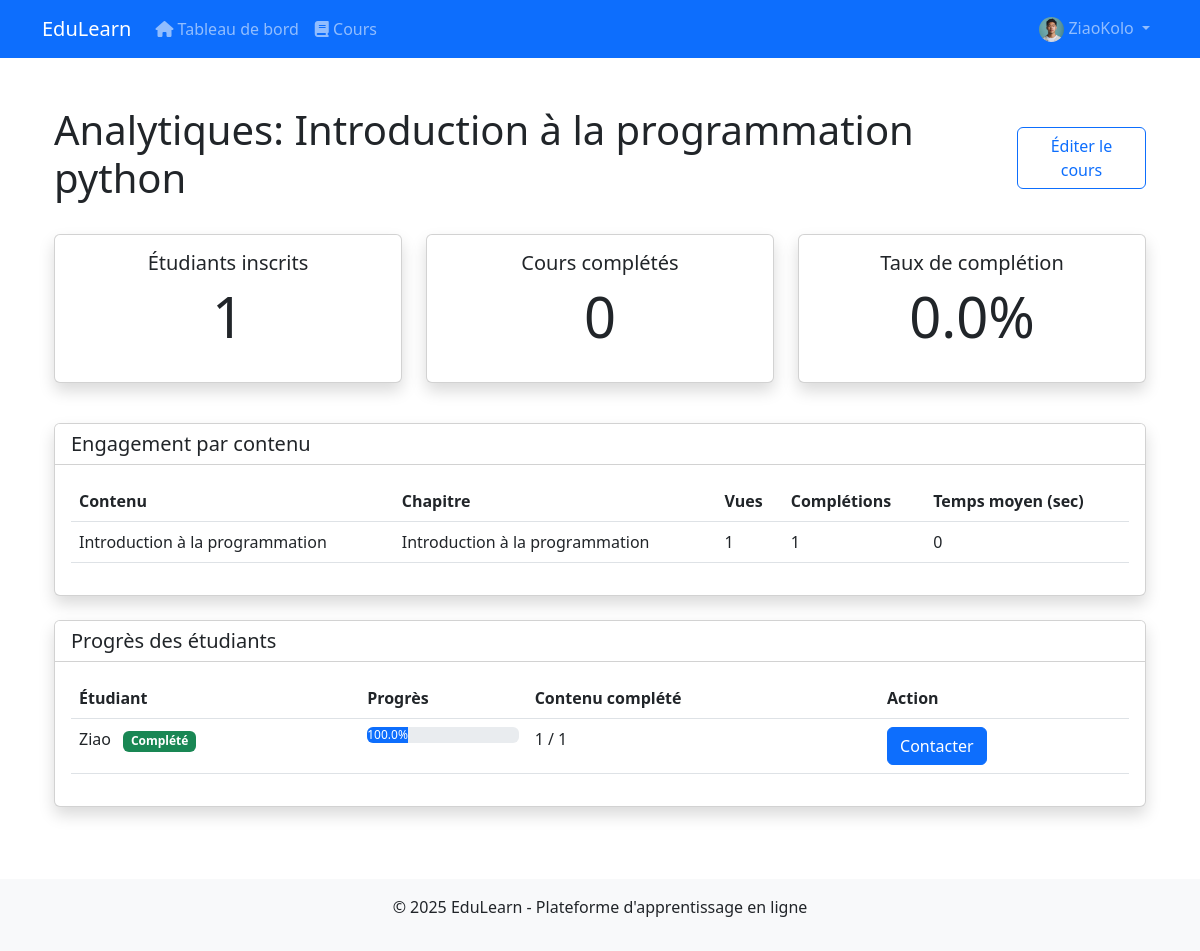
The page /dashboard/analytics/course/1/ (signed in) on the database its author committed.
### users/models.py (models this page shows, shortened)
class User(AbstractUser):
    STUDENT = 'student'
    TEACHER = 'teacher'
    ADMIN = 'admin'
    ROLE_CHOICES = [
        (STUDENT, 'Élève'),
        (TEACHER, 'Enseignant'),
        (ADMIN, 'Administrateur'),
    ]
    role = models.CharField(max_length=10, choices=ROLE_CHOICES, default=STUDENT)
    profile_pic = models.ImageField(upload_to='profile_pics', blank=True, null=True)
    bio = models.TextField(blank=True, null=True)
    def is_teacher(self):
        return self.role == self.TEACHER
    def is_admin_user(self):
        return self.role == self.ADMIN and self.is_active

### courses/models.py (models this page shows, shortened)
class Course(models.Model):
    title = models.CharField(max_length=200)
    subject = models.ForeignKey(Subject, on_delete=models.CASCADE, related_name='courses')
    teacher = models.ForeignKey(User, on_delete=models.CASCADE, related_name='courses_teaching')
    description = models.TextField()
    image = models.ImageField(upload_to='course_images', blank=True, null=True)
    created_at = models.DateTimeField(auto_now_add=True)
    updated_at = models.DateTimeField(auto_now=True)
    students = models.ManyToManyField(User, related_name='courses_enrolled', blank=True)

class Content(models.Model):
    TEXT = 'text'
    VIDEO = 'video'
    PDF = 'pdf'
    IMAGE = 'image'
    CONTENT_TYPES = [
        (TEXT, 'Texte'),
        (VIDEO, 'Vidéo'),
        (PDF, 'PDF'),
        (IMAGE, 'Image'),
    ]
    chapter = models.ForeignKey(Chapter, on_delete=models.CASCADE, related_name='contents')
    title = models.CharField(max_length=200)
    content_type = models.CharField(max_length=5, choices=CONTENT_TYPES)
    text_content = models.TextField(blank=True, null=True)
    file = models.FileField(upload_to='course_files', blank=True, null=True)
    order = models.PositiveIntegerField(default=1)
    created_at = models.DateTimeField(auto_now_add=True)
    class Meta:
        ordering = ['order']

class Chapter(models.Model):
    course = models.ForeignKey(Course, on_delete=models.CASCADE, related_name='chapters')
    title = models.CharField(max_length=200)
    order = models.PositiveIntegerField(default=1)
    class Meta:
        ordering = ['order']

### dashboard/views.py (the view)
# urls.py: path('analytics/course/<int:course_id>/', views.teacher_course_analytics, name='teacher_course_analytics'),
@login_required
def teacher_course_analytics(request, course_id):
    user = request.user
    if not user.is_teacher():
        return redirect('dashboard:home')
    course = get_object_or_404(Course, id=course_id, teacher=user)
    students = course.students.all()
    total_students = students.count()
    completed_students = CourseCompletion.objects.filter(course=course).count()
    completion_rate = 0
    if total_students > 0:
        completion_rate = (completed_students / total_students) * 100
    contents = Content.objects.filter(chapter__course=course)
    content_engagement = []
    for content in contents:
        views = StudentProgress.objects.filter(content=content).count()
        completions = StudentProgress.objects.filter(content=content, completed=True).count()
        avg_time = StudentProgress.objects.filter(content=content).aggregate(
            avg_time=Sum('time_spent') / Count('id')
        )['avg_time'] or 0
        content_engagement.append({
            'content': content,
            'views': views,
            'completions': completions,
            'avg_time': avg_time
        })
    student_progress_data = []
    for student in students:
        completed_content = StudentProgress.objects.filter(
            student=student,
            content__chapter__course=course,
            completed=True
        ).count()
        progress_percentage = 0
        if contents.count() > 0:
            progress_percentage = (completed_content / contents.count()) * 100
        student_progress_data.append({
            'student': student,
            'progress_percentage': progress_percentage,
            'completed_content': completed_content,
            'total_content': contents.count()
        })
    course_quizzes = Quiz.objects.filter(course=course).annotate(
        question_count=Count('questions'),
        completion_count=Count('results', distinct=True)
    )
    quiz_performance = []
    for quiz in course_quizzes:
        results = QuizResult.objects.filter(quiz=quiz)
        avg_score = results.aggregate(avg_score=Sum('score')/Count('id'))['avg_score'] or 0
        max_possible = quiz.question_count  # Assuming 1 point per question as default
        quiz_performance.append({
            'quiz': quiz,
            'avg_score': avg_score,
            'max_possible': max_possible,
            'completion_count': quiz.completion_count,
            'completion_rate': (quiz.completion_count / total_students * 100) if total_students > 0 else 0
        })
    context = {
        'course': course,
        'total_students': total_students,
        'completed_students': completed_students,
        'completion_rate': completion_rate,
        'content_engagement': content_engagement,
        'student_progress_data': student_progress_data,
        'course_quizzes': course_quizzes,
        'quiz_performance': quiz_performance
    }
    return render(request, 'dashboard/teacher_course_analytics.html', context)

### templates/dashboard/teacher_course_analytics.html (shortened to what this page needs)
{% extends 'base.html' %}
{% block content %}
<div class="container py-4">
    <div class="d-flex justify-content-between align-items-center mb-4">
        <h1>Analytiques: {{ course.title }}</h1>
        <a href="{% url 'courses:edit_course' course.id %}" class="btn btn-outline-primary">Éditer le cours</a>
    </div>
    <div class="row mb-4">
        <div class="col-md-4 mb-3">
            <div class="card shadow">
                <div class="card-body text-center">
                    <h5 class="card-title">Étudiants inscrits</h5>
                    <p class="display-4">{{ total_students }}</p>
                </div>
            </div>
        </div>
        <div class="col-md-4 mb-3">
            <div class="card shadow">
                <div class="card-body text-center">
                    <h5 class="card-title">Cours complétés</h5>
                    <p class="display-4">{{ completed_students }}</p>
                </div>
            </div>
        </div>
        <div class="col-md-4 mb-3">
            <div class="card shadow">
                <div class="card-body text-center">
                    <h5 class="card-title">Taux de complétion</h5>
                    <p class="display-4">{{ completion_rate|floatformat:1 }}%</p>
                </div>
            </div>
        </div>
    </div>
    <div class="card shadow mb-4">
        <div class="card-header bg-white">
            <h5 class="card-title mb-0">Engagement par contenu</h5>
        </div>
        <div class="card-body">
            <div class="table-responsive">
                <table class="table table-hover">
                    <thead>
                        <tr>
                            <th>Contenu</th>
                            <th>Chapitre</th>
                            <th>Vues</th>
                            <th>Complétions</th>
                            <th>Temps moyen (sec)</th>
                        </tr>
                    </thead>
                    <tbody>
                        {% for item in content_engagement %}
                        <tr>
                            <td>{{ item.content.title }}</td>
                            <td>{{ item.content.chapter.title }}</td>
                            <td>{{ item.views }}</td>
                            <td>{{ item.completions }}</td>
                            <td>{{ item.avg_time|floatformat:0 }}</td>
                        </tr>
                        {% empty %}
                        <tr>
                            <td colspan="5" class="text-center">Aucun contenu disponible</td>
                        </tr>
                        {% endfor %}
                    </tbody>
                </table>
            </div>
        </div>
    </div>
    <div class="card shadow">
        <div class="card-header bg-white">
            <h5 class="card-title mb-0">Progrès des étudiants</h5>
        </div>
        <div class="card-body">
            <div class="table-responsive">
                <table class="table table-hover">
                    <thead>
                        <tr>
                            <th>Étudiant</th>
                            <th>Progrès</th>
                            <th>Contenu complété</th>
                            <th>Action</th>
                        </tr>
                    </thead>
                    <tbody>
                        {% for student in student_progress_data %}
                        <tr>
                            <td>
                                {{ student.student.username }}
                                {% if student.progress_percentage == 100 %}
                                <span class="badge bg-success ms-2">Complété</span>
                                {% endif %}
                            </td>
                            <td>
                                <div class="progress">
                                    <div class="progress-bar" role="progressbar" width=" {{ student.progress_percentage }}%"
                                        aria-valuenow="{{ student.progress_percentage }}" aria-valuemin="0" aria-valuemax="100">
                                        {{ student.progress_percentage|floatformat:1 }}%
                                    </div>
                                </div>
                            </td>
                            <td>{{ student.completed_content }} / {{ student.total_content }}</td>
                            <td>
                                  <a href="{% url 'dashboard:contact_student' student.student.id %}?course_id={{ course.id }}" class="btn btn-primary">Contacter</a>
                            </td>
                        </tr>
                        {% empty %}
                        <tr>
                            <td colspan="4" class="text-center">Aucun étudiant inscrit</td>
                        </tr>
                        {% endfor %}
                    </tbody>
                </table>
            </div>
        </div>
    </div>
</div>
{% endblock %}

### templates/base.html (shortened to what this page needs)
<!DOCTYPE html>
<html lang="fr">
<head>
    <link href="https://cdn.jsdelivr.net/npm/bootstrap@5.3.0/dist/css/bootstrap.min.css" rel="stylesheet">
    <link rel="stylesheet" href="https://cdnjs.cloudflare.com/ajax/libs/font-awesome/6.4.0/css/all.min.css">
</head>
<body>
    <nav class="navbar navbar-expand-lg navbar-dark bg-primary">
        <div class="container">
            <a class="navbar-brand" href="{% url 'home' %}">EduLearn</a>
            <div class="collapse navbar-collapse" id="navbarNav">
                <ul class="navbar-nav">
                    {% if user.is_authenticated %}
                        <li class="nav-item">
                            <a class="nav-link" href="{% url 'dashboard:home' %}">
                                <i class="fas fa-home"></i> Tableau de bord
                            </a>
                        </li>
                        <li class="nav-item">
                            <a class="nav-link" href="{% url 'courses:course_list' %}">
                                <i class="fas fa-book"></i> Cours
                            </a>
                        </li>
                    {% endif %}
                </ul>
                <ul class="navbar-nav ms-auto">
                    {% if user.is_authenticated %}
                        <li class="nav-item dropdown">
                            <a class="nav-link dropdown-toggle" href="#" id="userDropdown" role="button" data-bs-toggle="dropdown">
                                {% if user.profile_pic %}
                                    <img src="{{ user.profile_pic.url }}" alt="Profile" class="rounded-circle" style="width: 25px; height: 25px;">
                                {% else %}
                                    <i class="fas fa-user-circle"></i>
                                {% endif %}
                                {{ user.username }}
                            </a>
                        </li>
                    {% endif %}
                </ul>
            </div>
        </div>
    </nav>
    <div class="container mt-4">
        {% block content %}{% endblock %}
    </div>
    <footer class="mt-5 py-3 bg-light text-center">
        <div class="container">
            <p>&copy; {% now "Y" %} EduLearn - Plateforme d'apprentissage en ligne</p>
        </div>
    </footer>
</body>
</html>

### rows shown on the page
User: profile_pic (picture), username "ZiaoKolo"
Course: title "Introduction à la programmation python"
Content: content "Introduction à la programmation", content.chapter "Introduction à la programmation", views "1", completions "1", avg_time "0"
User: student.username "Ziao", progress_percentage "100.0", completed_content "1", total_content "1"

### other values the page prints
{{ total_students }} "1"
{{ completed_students }} "0"
{{ completion_rate|floatformat:1 }} "0.0"
